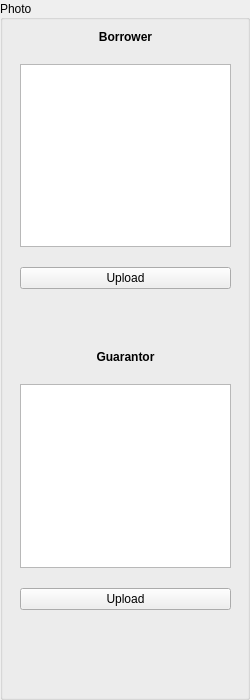
           <widget class="QGroupBox" name="groupBox">
            <property name="sizePolicy">
             <sizepolicy hsizetype="Fixed" vsizetype="Fixed">
              <horstretch>0</horstretch>
              <verstretch>0</verstretch>
             </sizepolicy>
            </property>
            <property name="minimumSize">
             <size>
              <width>250</width>
              <height>700</height>
             </size>
            </property>
            <property name="layoutDirection">
             <enum>Qt::LeftToRight</enum>
            </property>
            <property name="title">
             <string>Photo</string>
            </property>
            <property name="alignment">
             <set>Qt::AlignLeading|Qt::AlignLeft|Qt::AlignVCenter</set>
            </property>
            <widget class="QWidget" name="layoutWidget">
             <property name="geometry">
              <rect>
               <x>10</x>
               <y>30</y>
               <width>231</width>
               <height>611</height>
              </rect>
             </property>
             <layout class="QVBoxLayout" name="verticalLayout">
              <property name="spacing">
               <number>20</number>
              </property>
              <property name="sizeConstraint">
               <enum>QLayout::SetDefaultConstraint</enum>
              </property>
              <property name="leftMargin">
               <number>10</number>
              </property>
              <property name="rightMargin">
               <number>10</number>
              </property>
              <item>
               <widget class="QLabel" name="label_13">
                <property name="font">
                 <font>
                  <weight>75</weight>
                  <bold>true</bold>
                 </font>
                </property>
                <property name="text">
                 <string>Borrower</string>
                </property>
                <property name="alignment">
                 <set>Qt::AlignCenter</set>
                </property>
               </widget>
              </item>
              <item>
               <widget class="QGraphicsView" name="picBorrower"/>
              </item>
              <item>
               <widget class="QPushButton" name="btnBorrowerUpload">
                <property name="text">
                 <string>Upload</string>
                </property>
               </widget>
              </item>
              <item>
               <spacer name="verticalSpacer">
                <property name="orientation">
                 <enum>Qt::Vertical</enum>
                </property>
                <property name="sizeType">
                 <enum>QSizePolicy::Fixed</enum>
                </property>
                <property name="sizeHint" stdset="0">
                 <size>
                  <width>20</width>
                  <height>41</height>
                 </size>
                </property>
               </spacer>
              </item>
              <item>
               <widget class="QLabel" name="label_19">
                <property name="font">
                 <font>
                  <weight>75</weight>
                  <bold>true</bold>
                 </font>
                </property>
                <property name="layoutDirection">
                 <enum>Qt::LeftToRight</enum>
                </property>
                <property name="text">
                 <string>Guarantor</string>
                </property>
                <property name="alignment">
                 <set>Qt::AlignCenter</set>
                </property>
               </widget>
              </item>
              <item>
               <widget class="QGraphicsView" name="picGuarantor"/>
              </item>
              <item>
               <widget class="QPushButton" name="btnGuarantorUpload">
                <property name="text">
                 <string>Upload</string>
                </property>
               </widget>
              </item>
              <item>
               <spacer name="verticalSpacer_2">
                <property name="orientation">
                 <enum>Qt::Vertical</enum>
                </property>
                <property name="sizeHint" stdset="0">
                 <size>
                  <width>20</width>
                  <height>40</height>
                 </size>
                </property>
               </spacer>
              </item>
             </layout>
            </widget>
           </widget>
